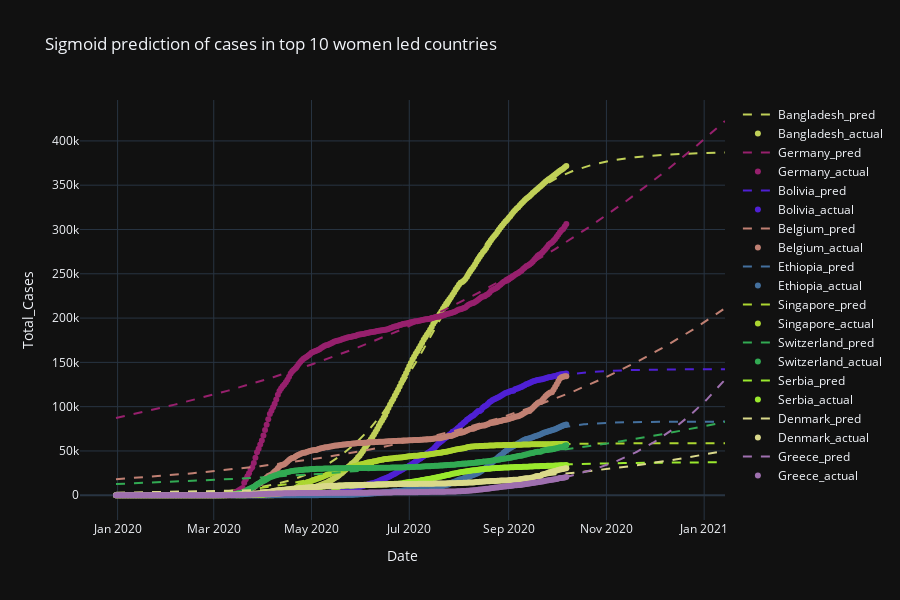

Source (notebook cell):
### Code cell
plot_sigmoid_fitting(target_country_df_list, pred_df_list, 'Sigmoid prediction of cases in top 10 women led countries', top_women_countries, 'Total_Cases')

### Figure 1 — Plotly figure (JSON) as saved in the notebook; plotly's stock layout.template omitted (floating-point values rounded to 4 significant figures; data arrays with more than 128 entries replaced by an {"elided": "..."} marker saying what was removed)
{"data": [{"line": {"color": "rgb(192,208,88)", "dash": "dash"}, "name": "Bangladesh_pred", "type": "scatter", "x": {"elided": "312 str values"}, "y": {"elided": "312 float values"}}, {"line": {"color": "rgb(192,208,88)"}, "mode": "markers", "name": "Bangladesh_actual", "type": "scatter", "x": {"elided": "208 str values"}, "y": {"elided": "208 int values"}}, {"line": {"color": "rgb(151,32,109)", "dash": "dash"}, "name": "Germany_pred", "type": "scatter", "x": {"elided": "381 str values"}, "y": {"elided": "381 float values"}}, {"line": {"color": "rgb(151,32,109)"}, "mode": "markers", "name": "Germany_actual", "type": "scatter", "x": {"elided": "282 str values"}, "y": {"elided": "282 int values"}}, {"line": {"color": "rgb(79,32,212)", "dash": "dash"}, "name": "Bolivia_pred", "type": "scatter", "x": {"elided": "309 str values"}, "y": {"elided": "309 float values"}}, {"line": {"color": "rgb(79,32,212)"}, "mode": "markers", "name": "Bolivia_actual", "type": "scatter", "x": {"elided": "209 str values"}, "y": {"elided": "209 int values"}}, {"line": {"color": "rgb(192,128,115)", "dash": "dash"}, "name": "Belgium_pred", "type": "scatter", "x": {"elided": "381 str values"}, "y": {"elided": "381 float values"}}, {"line": {"color": "rgb(192,128,115)"}, "mode": "markers", "name": "Belgium_actual", "type": "scatter", "x": {"elided": "282 str values"}, "y": {"elided": "282 int values"}}, {"line": {"color": "rgb(68,112,158)", "dash": "dash"}, "name": "Ethiopia_pred", "type": "scatter", "x": {"elided": "307 str values"}, "y": {"elided": "307 float values"}}, {"line": {"color": "rgb(68,112,158)"}, "mode": "markers", "name": "Ethiopia_actual", "type": "scatter", "x": {"elided": "208 str values"}, "y": {"elided": "208 int values"}}, {"line": {"color": "rgb(172,214,49)", "dash": "dash"}, "name": "Singapore_pred", "type": "scatter", "x": {"elided": "381 str values"}, "y": {"elided": "381 float values"}}, {"line": {"color": "rgb(172,214,49)"}, "mode": "markers", "name": "Singapore_actual", "type": "scatter", "x": {"elided": "282 str values"}, "y": {"elided": "282 int values"}}, {"line": {"color": "rgb(50,170,83)", "dash": "dash"}, "name": "Switzerland_pred", "type": "scatter", "x": {"elided": "381 str values"}, "y": {"elided": "381 float values"}}, {"line": {"color": "rgb(50,170,83)"}, "mode": "markers", "name": "Switzerland_actual", "type": "scatter", "x": {"elided": "282 str values"}, "y": {"elided": "282 int values"}}, {"line": {"color": "rgb(154,233,46)", "dash": "dash"}, "name": "Serbia_pred", "type": "scatter", "x": {"elided": "314 str values"}, "y": {"elided": "314 float values"}}, {"line": {"color": "rgb(154,233,46)"}, "mode": "markers", "name": "Serbia_actual", "type": "scatter", "x": {"elided": "212 str values"}, "y": {"elided": "212 int values"}}, {"line": {"color": "rgb(218,217,139)", "dash": "dash"}, "name": "Denmark_pred", "type": "scatter", "x": {"elided": "381 str values"}, "y": {"elided": "381 float values"}}, {"line": {"color": "rgb(218,217,139)"}, "mode": "markers", "name": "Denmark_actual", "type": "scatter", "x": {"elided": "282 str values"}, "y": {"elided": "282 int values"}}, {"line": {"color": "rgb(159,112,175)", "dash": "dash"}, "name": "Greece_pred", "type": "scatter", "x": {"elided": "381 str values"}, "y": {"elided": "381 float values"}}, {"line": {"color": "rgb(159,112,175)"}, "mode": "markers", "name": "Greece_actual", "type": "scatter", "x": {"elided": "282 str values"}, "y": {"elided": "282 int values"}}], "layout": {"height": 600, "title": {"text": "Sigmoid prediction of cases in top 10 women led countries"}, "width": 900, "xaxis": {"title": {"text": "Date"}}, "yaxis": {"title": {"text": "Total_Cases"}}}}
